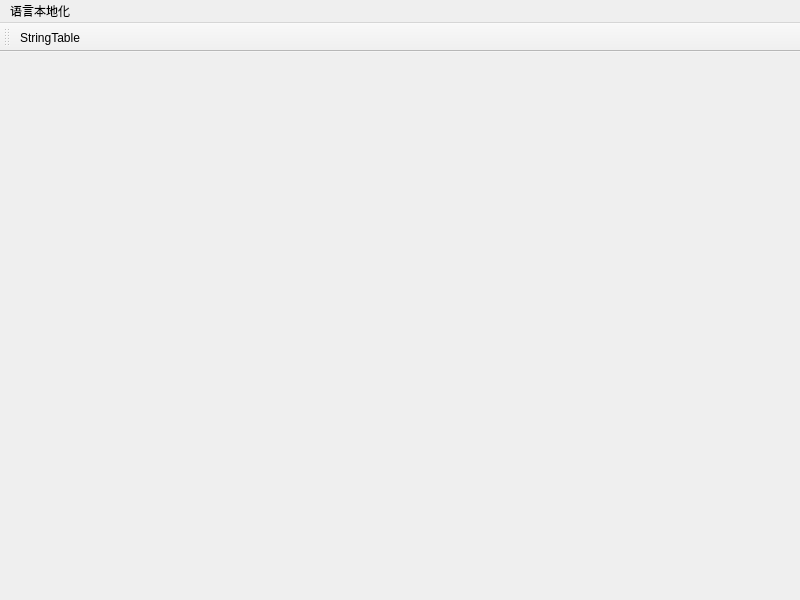
<?xml version="1.0" encoding="UTF-8"?>
<ui version="4.0">
 <class>MainWindow</class>
 <widget class="QMainWindow" name="MainWindow">
  <property name="geometry">
   <rect>
    <x>0</x>
    <y>0</y>
    <width>800</width>
    <height>600</height>
   </rect>
  </property>
  <property name="windowTitle">
   <string>MainWindow</string>
  </property>
  <widget class="QWidget" name="centralWidget"/>
  <widget class="QMenuBar" name="menuBar">
   <property name="geometry">
    <rect>
     <x>0</x>
     <y>0</y>
     <width>800</width>
     <height>23</height>
    </rect>
   </property>
   <widget class="QMenu" name="menu">
    <property name="title">
     <string>语言本地化</string>
    </property>
    <addaction name="actionStringTable"/>
   </widget>
   <addaction name="menu"/>
  </widget>
  <widget class="QToolBar" name="toolBar">
   <property name="windowTitle">
    <string>toolBar</string>
   </property>
   <attribute name="toolBarArea">
    <enum>TopToolBarArea</enum>
   </attribute>
   <attribute name="toolBarBreak">
    <bool>false</bool>
   </attribute>
   <addaction name="actionStringTable"/>
  </widget>
  <action name="actionStringTable">
   <property name="text">
    <string>StringTable</string>
   </property>
  </action>
 </widget>
 <resources/>
 <connections>
  <connection>
   <sender>actionStringTable</sender>
   <signal>triggered()</signal>
   <receiver>MainWindow</receiver>
   <slot>openStringTableDlg()</slot>
   <hints>
    <hint type="sourcelabel">
     <x>-1</x>
     <y>-1</y>
    </hint>
    <hint type="destinationlabel">
     <x>399</x>
     <y>299</y>
    </hint>
   </hints>
  </connection>
 </connections>
 <slots>
  <slot>openStringTableDlg()</slot>
 </slots>
</ui>
